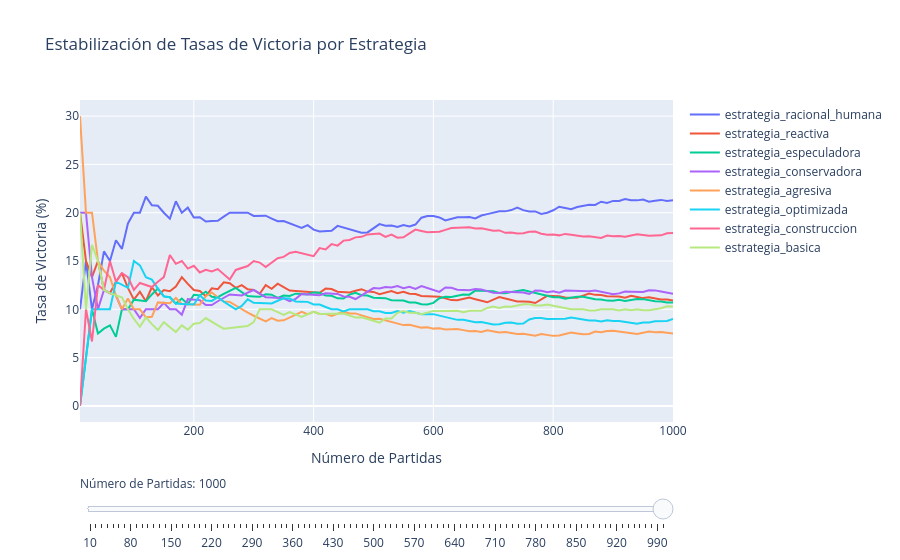

Source (notebook cell):
### Markdown cell above
La Agresiva compra la mayor cantidad de propiedades, como se esperaba.

La Pasiva compra muy pocas propiedades, lo que le resta competitividad.

La Racional Humana y la Equilibrada logran un balance: compran propiedades clave, no necesariamente la mayor cantidad.

📌 Las estrategias más exitosas no son las que más compran, sino las que compran inteligentemente, maximizando la utilidad de cada propiedad.

### Code cell
fig7.show()

### Figure 1 — Plotly figure (JSON) as saved in the notebook; plotly's stock layout.template omitted (floating-point values rounded to 4 significant figures; data arrays with more than 128 entries replaced by an {"elided": "..."} marker saying what was removed)
{"data": [{"mode": "lines", "name": "estrategia_racional_humana", "type": "scatter", "visible": true, "x": [10, 20, 30, 40, 50, 60, 70, 80, 90, 100, 110, 120, 130, 140, 150, 160, 170, 180, 190, 200, 210, 220, 230, 240, 250, 260, 270, 280, 290, 300, 310, 320, 330, 340, 350, 360, 370, 380, 390, 400, 410, 420, 430, 440, 450, 460, 470, 480, 490, 500, 510, 520, 530, 540, 550, 560, 570, 580, 590, 600, 610, 620, 630, 640, 650, 660, 670, 680, 690, 700, 710, 720, 730, 740, 750, 760, 770, 780, 790, 800, 810, 820, 830, 840, 850, 860, 870, 880, 890, 900, 910, 920, 930, 940, 950, 960, 970, 980, 990, 1000], "y": [10, 15, 10, 12.5, 16, 15, 17.14, 16.25, 18.89, 20, 20, 21.67, 20.77, 20.71, 20, 19.38, 21.18, 20, 20.53, 19.5, 19.52, 19.09, 19.13, 19.17, 19.6, 20, 20, 20, 20, 19.67, 19.68, 19.69, 19.39, 19.12, 19.14, 18.89, 18.65, 18.42, 18.72, 18.25, 18.05, 18.1, 18.14, 18.64, 18.44, 18.26, 18.09, 17.92, 17.96, 18.4, 18.82, 18.65, 18.68, 18.52, 18.73, 18.57, 18.77, 19.48, 19.66, 19.67, 19.51, 19.19, 19.37, 19.53, 19.54, 19.55, 19.4, 19.71, 19.86, 20, 20.14, 20.14, 20.27, 20.54, 20.27, 20.13, 20.13, 19.87, 20, 20.25, 20.62, 20.49, 20.36, 20.6, 20.71, 20.81, 20.8, 21.14, 21.01, 21.22, 21.21, 21.41, 21.29, 21.28, 21.37, 21.15, 21.24, 21.33, 21.21, 21.3]}, {"mode": "lines", "name": "estrategia_reactiva", "type": "scatter", "visible": true, "x": [10, 20, 30, 40, 50, 60, 70, 80, 90, 100, 110, 120, 130, 140, 150, 160, 170, 180, 190, 200, 210, 220, 230, 240, 250, 260, 270, 280, 290, 300, 310, 320, 330, 340, 350, 360, 370, 380, 390, 400, 410, 420, 430, 440, 450, 460, 470, 480, 490, 500, 510, 520, 530, 540, 550, 560, 570, 580, 590, 600, 610, 620, 630, 640, 650, 660, 670, 680, 690, 700, 710, 720, 730, 740, 750, 760, 770, 780, 790, 800, 810, 820, 830, 840, 850, 860, 870, 880, 890, 900, 910, 920, 930, 940, 950, 960, 970, 980, 990, 1000], "y": [20, 15, 13.33, 15, 12, 11.67, 12.86, 13.75, 12.22, 11, 11.82, 10.83, 12.31, 11.43, 12, 11.88, 12.35, 13.33, 12.63, 12, 11.9, 11.36, 12.17, 12.08, 12.8, 12.69, 12.22, 12.5, 12.07, 12, 11.61, 12.5, 12.12, 12.65, 12.29, 11.94, 11.89, 11.84, 11.79, 11.75, 11.71, 12.14, 12.09, 11.82, 11.78, 11.74, 11.91, 12.08, 11.84, 11.8, 11.57, 11.73, 11.89, 11.67, 11.82, 11.61, 11.58, 11.38, 11.36, 11.33, 11.31, 11.13, 10.95, 10.94, 11.08, 11.21, 11.04, 10.88, 10.72, 11, 11.27, 11.11, 10.96, 10.81, 10.8, 10.79, 10.65, 11.03, 11.39, 11.38, 11.36, 11.22, 11.2, 11.19, 11.41, 11.63, 11.49, 11.48, 11.35, 11.33, 11.32, 11.2, 11.4, 11.28, 11.16, 11.25, 11.13, 11.02, 11.01, 10.9]}, {"mode": "lines", "name": "estrategia_especuladora", "type": "scatter", "visible": true, "x": [10, 20, 30, 40, 50, 60, 70, 80, 90, 100, 110, 120, 130, 140, 150, 160, 170, 180, 190, 200, 210, 220, 230, 240, 250, 260, 270, 280, 290, 300, 310, 320, 330, 340, 350, 360, 370, 380, 390, 400, 410, 420, 430, 440, 450, 460, 470, 480, 490, 500, 510, 520, 530, 540, 550, 560, 570, 580, 590, 600, 610, 620, 630, 640, 650, 660, 670, 680, 690, 700, 710, 720, 730, 740, 750, 760, 770, 780, 790, 800, 810, 820, 830, 840, 850, 860, 870, 880, 890, 900, 910, 920, 930, 940, 950, 960, 970, 980, 990, 1000], "y": [0, 5, 10, 7.5, 8, 8.333, 7.143, 10, 10, 11, 10.91, 10.83, 11.54, 12.14, 11.33, 11.25, 10.59, 11.11, 10.53, 11.5, 11.43, 11.82, 11.3, 11.25, 11.6, 11.92, 12.22, 11.79, 11.38, 11.33, 11.29, 11.56, 11.52, 11.18, 11.43, 11.39, 11.62, 11.58, 11.54, 11.75, 11.71, 11.43, 11.4, 11.14, 11.11, 11.52, 11.7, 11.46, 11.43, 11.2, 11.18, 11.15, 10.94, 10.93, 10.91, 10.71, 10.7, 10.52, 10.51, 10.67, 11.15, 11.29, 11.27, 11.41, 11.54, 11.52, 11.94, 11.91, 11.88, 11.86, 11.69, 11.67, 11.78, 11.89, 12, 11.84, 11.69, 11.54, 11.39, 11.25, 11.23, 11.1, 11.2, 11.31, 11.29, 11.16, 11.03, 11.02, 10.9, 10.89, 10.99, 10.87, 10.97, 11.06, 11.05, 10.94, 10.82, 10.82, 10.71, 10.7]}, {"mode": "lines", "name": "estrategia_conservadora", "type": "scatter", "visible": true, "x": [10, 20, 30, 40, 50, 60, 70, 80, 90, 100, 110, 120, 130, 140, 150, 160, 170, 180, 190, 200, 210, 220, 230, 240, 250, 260, 270, 280, 290, 300, 310, 320, 330, 340, 350, 360, 370, 380, 390, 400, 410, 420, 430, 440, 450, 460, 470, 480, 490, 500, 510, 520, 530, 540, 550, 560, 570, 580, 590, 600, 610, 620, 630, 640, 650, 660, 670, 680, 690, 700, 710, 720, 730, 740, 750, 760, 770, 780, 790, 800, 810, 820, 830, 840, 850, 860, 870, 880, 890, 900, 910, 920, 930, 940, 950, 960, 970, 980, 990, 1000], "y": [20, 20, 13.33, 10, 12, 11.67, 11.43, 10, 10, 10, 9.091, 10, 10, 10, 10.67, 10, 10, 9.444, 11.05, 11, 10.95, 10.45, 10.43, 10.83, 11.2, 11.54, 11.48, 11.43, 11.72, 12, 11.61, 11.25, 11.21, 11.18, 11.14, 10.83, 11.08, 11.58, 11.54, 11.5, 11.46, 11.67, 11.63, 11.59, 11.33, 11.3, 11.06, 11.46, 11.84, 12.2, 12.16, 12.31, 12.26, 12.41, 12.18, 12.32, 12.11, 12.41, 12.2, 12, 11.8, 12.26, 12.22, 12.03, 12, 11.97, 12.09, 12.06, 11.88, 11.71, 11.69, 11.81, 11.78, 11.76, 11.73, 11.58, 11.95, 11.92, 11.77, 11.88, 11.73, 11.95, 11.93, 11.9, 11.88, 11.86, 11.95, 11.82, 11.69, 11.56, 11.65, 11.85, 11.83, 11.81, 11.79, 11.98, 11.96, 11.84, 11.72, 11.6]}, {"mode": "lines", "name": "estrategia_agresiva", "type": "scatter", "visible": true, "x": [10, 20, 30, 40, 50, 60, 70, 80, 90, 100, 110, 120, 130, 140, 150, 160, 170, 180, 190, 200, 210, 220, 230, 240, 250, 260, 270, 280, 290, 300, 310, 320, 330, 340, 350, 360, 370, 380, 390, 400, 410, 420, 430, 440, 450, 460, 470, 480, 490, 500, 510, 520, 530, 540, 550, 560, 570, 580, 590, 600, 610, 620, 630, 640, 650, 660, 670, 680, 690, 700, 710, 720, 730, 740, 750, 760, 770, 780, 790, 800, 810, 820, 830, 840, 850, 860, 870, 880, 890, 900, 910, 920, 930, 940, 950, 960, 970, 980, 990, 1000], "y": [30, 20, 20, 15, 14.0, 13.33, 11.43, 10, 11.11, 10, 10, 9.167, 9.231, 10.71, 10.67, 10.62, 11.18, 10.56, 10.53, 10.5, 10.48, 11.36, 11.74, 11.25, 10.8, 10.77, 10.37, 10, 9.655, 9.333, 9.032, 8.75, 9.091, 8.824, 8.857, 9.167, 9.459, 9.737, 9.487, 9.75, 9.512, 9.524, 9.302, 9.545, 9.778, 9.565, 9.574, 9.375, 9.184, 9, 9.02, 8.846, 8.679, 8.519, 8.364, 8.393, 8.246, 8.103, 8.136, 8, 8.033, 7.903, 7.937, 7.969, 7.846, 7.727, 7.761, 7.647, 7.826, 7.714, 7.606, 7.639, 7.534, 7.432, 7.467, 7.368, 7.273, 7.436, 7.342, 7.25, 7.284, 7.439, 7.59, 7.5, 7.412, 7.442, 7.701, 7.614, 7.753, 7.778, 7.692, 7.609, 7.527, 7.447, 7.579, 7.708, 7.629, 7.653, 7.576, 7.5]}, {"mode": "lines", "name": "estrategia_optimizada", "type": "scatter", "visible": true, "x": [10, 20, 30, 40, 50, 60, 70, 80, 90, 100, 110, 120, 130, 140, 150, 160, 170, 180, 190, 200, 210, 220, 230, 240, 250, 260, 270, 280, 290, 300, 310, 320, 330, 340, 350, 360, 370, 380, 390, 400, 410, 420, 430, 440, 450, 460, 470, 480, 490, 500, 510, 520, 530, 540, 550, 560, 570, 580, 590, 600, 610, 620, 630, 640, 650, 660, 670, 680, 690, 700, 710, 720, 730, 740, 750, 760, 770, 780, 790, 800, 810, 820, 830, 840, 850, 860, 870, 880, 890, 900, 910, 920, 930, 940, 950, 960, 970, 980, 990, 1000], "y": [0, 5, 10, 10, 10, 10, 12.86, 12.5, 12.22, 15, 14.55, 13.33, 13.08, 12.14, 11.33, 11.25, 10.59, 10.56, 10.53, 10.5, 11.43, 10.91, 10.87, 11.25, 10.8, 10.38, 10, 10.36, 11.03, 10.67, 10.65, 10.62, 10.61, 10.88, 11.14, 11.11, 10.81, 10.79, 10.77, 10.5, 10.49, 10.24, 10, 10, 9.778, 10, 10, 10, 10, 9.8, 9.804, 9.615, 9.623, 9.815, 9.636, 9.821, 9.649, 9.483, 9.492, 9.5, 9.344, 9.194, 9.048, 8.906, 8.923, 8.788, 8.657, 8.676, 8.551, 8.429, 8.451, 8.611, 8.63, 8.514, 8.533, 8.947, 9.091, 9.103, 8.987, 9, 9.012, 9.024, 9.157, 9.048, 8.941, 8.837, 8.851, 8.75, 8.876, 8.778, 8.791, 8.696, 8.602, 8.511, 8.632, 8.646, 8.763, 8.776, 8.788, 9]}, {"mode": "lines", "name": "estrategia_construccion", "type": "scatter", "visible": true, "x": [10, 20, 30, 40, 50, 60, 70, 80, 90, 100, 110, 120, 130, 140, 150, 160, 170, 180, 190, 200, 210, 220, 230, 240, 250, 260, 270, 280, 290, 300, 310, 320, 330, 340, 350, 360, 370, 380, 390, 400, 410, 420, 430, 440, 450, 460, 470, 480, 490, 500, 510, 520, 530, 540, 550, 560, 570, 580, 590, 600, 610, 620, 630, 640, 650, 660, 670, 680, 690, 700, 710, 720, 730, 740, 750, 760, 770, 780, 790, 800, 810, 820, 830, 840, 850, 860, 870, 880, 890, 900, 910, 920, 930, 940, 950, 960, 970, 980, 990, 1000], "y": [0, 10, 6.667, 12.5, 12, 15, 12.86, 13.75, 13.33, 12, 12.73, 12.5, 12.31, 12.86, 13.33, 15.62, 14.71, 15, 14.21, 14.5, 13.81, 14.09, 13.91, 14.17, 13.6, 13.08, 14.07, 14.29, 14.48, 15, 14.84, 14.37, 14.85, 15.29, 15.43, 15.83, 15.95, 15.79, 15.64, 15.5, 16.34, 16.19, 16.74, 16.59, 17.11, 17.17, 17.45, 17.5, 17.76, 17.8, 17.84, 17.5, 17.74, 17.41, 17.45, 17.86, 18.25, 18.1, 17.97, 18, 18.03, 18.23, 18.41, 18.44, 18.46, 18.48, 18.36, 18.38, 18.26, 18.14, 18.17, 17.92, 17.95, 17.84, 17.87, 18.03, 18.05, 17.82, 17.72, 17.75, 17.65, 17.8, 17.71, 17.62, 17.53, 17.56, 17.47, 17.39, 17.64, 17.56, 17.58, 17.5, 17.63, 17.77, 17.68, 17.6, 17.63, 17.65, 17.88, 17.9]}, {"mode": "lines", "name": "estrategia_basica", "type": "scatter", "visible": true, "x": [10, 20, 30, 40, 50, 60, 70, 80, 90, 100, 110, 120, 130, 140, 150, 160, 170, 180, 190, 200, 210, 220, 230, 240, 250, 260, 270, 280, 290, 300, 310, 320, 330, 340, 350, 360, 370, 380, 390, 400, 410, 420, 430, 440, 450, 460, 470, 480, 490, 500, 510, 520, 530, 540, 550, 560, 570, 580, 590, 600, 610, 620, 630, 640, 650, 660, 670, 680, 690, 700, 710, 720, 730, 740, 750, 760, 770, 780, 790, 800, 810, 820, 830, 840, 850, 860, 870, 880, 890, 900, 910, 920, 930, 940, 950, 960, 970, 980, 990, 1000], "y": [20, 10, 16.67, 15, 12, 11.67, 11.43, 11.25, 10, 9, 8.182, 9.167, 8.462, 7.857, 8.667, 8.125, 7.647, 8.333, 7.895, 8.5, 8.571, 9.091, 8.696, 8.333, 8, 8.077, 8.148, 8.214, 8.276, 8.667, 10, 10, 10, 9.706, 9.429, 9.722, 9.459, 9.211, 9.487, 9.75, 9.512, 9.524, 9.535, 9.545, 9.556, 9.348, 9.149, 9.167, 8.98, 8.8, 8.627, 9.038, 9.057, 9.63, 9.818, 9.643, 9.649, 9.483, 9.661, 9.833, 9.836, 9.839, 9.841, 9.844, 9.692, 9.848, 9.851, 9.853, 10.14, 10.29, 10.14, 10.28, 10.27, 10.41, 10.53, 10.53, 10.39, 10.38, 10.51, 10.38, 10.25, 10.12, 10, 10, 10, 9.884, 9.885, 10, 10, 10, 9.89, 10, 9.892, 10, 9.895, 9.896, 10, 10.1, 10.3, 10.3]}], "layout": {"showlegend": true, "sliders": [{"active": 99, "currentvalue": {"prefix": "Número de Partidas: "}, "pad": {"t": 50}, "steps": [{"args": [{"x": {"elided": "8x100 int values"}, "y": {"elided": "8x100 float values"}}], "label": "10", "method": "update"}, {"args": [{"x": {"elided": "8x100 int values"}, "y": {"elided": "8x100 float values"}}], "label": "20", "method": "update"}, {"args": [{"x": {"elided": "8x100 int values"}, "y": {"elided": "8x100 float values"}}], "label": "30", "method": "update"}, {"args": [{"x": {"elided": "8x100 int values"}, "y": {"elided": "8x100 float values"}}], "label": "40", "method": "update"}, {"args": [{"x": {"elided": "8x100 int values"}, "y": {"elided": "8x100 float values"}}], "label": "50", "method": "update"}, {"args": [{"x": {"elided": "8x100 int values"}, "y": {"elided": "8x100 float values"}}], "label": "60", "method": "update"}, {"args": [{"x": {"elided": "8x100 int values"}, "y": {"elided": "8x100 float values"}}], "label": "70", "method": "update"}, {"args": [{"x": {"elided": "8x100 int values"}, "y": {"elided": "8x100 float values"}}], "label": "80", "method": "update"}, {"args": [{"x": {"elided": "8x100 int values"}, "y": {"elided": "8x100 float values"}}], "label": "90", "method": "update"}, {"args": [{"x": {"elided": "8x100 int values"}, "y": {"elided": "8x100 float values"}}], "label": "100", "method": "update"}, {"args": [{"x": {"elided": "8x100 int values"}, "y": {"elided": "8x100 float values"}}], "label": "110", "method": "update"}, {"args": [{"x": {"elided": "8x100 int values"}, "y": {"elided": "8x100 float values"}}], "label": "120", "method": "update"}, {"args": [{"x": {"elided": "8x100 int values"}, "y": {"elided": "8x100 float values"}}], "label": "130", "method": "update"}, {"args": [{"x": {"elided": "8x100 int values"}, "y": {"elided": "8x100 float values"}}], "label": "140", "method": "update"}, {"args": [{"x": {"elided": "8x100 int values"}, "y": {"elided": "8x100 float values"}}], "label": "150", "method": "update"}, {"args": [{"x": {"elided": "8x100 int values"}, "y": {"elided": "8x100 float values"}}], "label": "160", "method": "update"}, {"args": [{"x": {"elided": "8x100 int values"}, "y": {"elided": "8x100 float values"}}], "label": "170", "method": "update"}, {"args": [{"x": {"elided": "8x100 int values"}, "y": {"elided": "8x100 float values"}}], "label": "180", "method": "update"}, {"args": [{"x": {"elided": "8x100 int values"}, "y": {"elided": "8x100 float values"}}], "label": "190", "method": "update"}, {"args": [{"x": {"elided": "8x100 int values"}, "y": {"elided": "8x100 float values"}}], "label": "200", "method": "update"}, {"args": [{"x": {"elided": "8x100 int values"}, "y": {"elided": "8x100 float values"}}], "label": "210", "method": "update"}, {"args": [{"x": {"elided": "8x100 int values"}, "y": {"elided": "8x100 float values"}}], "label": "220", "method": "update"}, {"args": [{"x": {"elided": "8x100 int values"}, "y": {"elided": "8x100 float values"}}], "label": "230", "method": "update"}, {"args": [{"x": {"elided": "8x100 int values"}, "y": {"elided": "8x100 float values"}}], "label": "240", "method": "update"}, {"args": [{"x": {"elided": "8x100 int values"}, "y": {"elided": "8x100 float values"}}], "label": "250", "method": "update"}, {"args": [{"x": {"elided": "8x100 int values"}, "y": {"elided": "8x100 float values"}}], "label": "260", "method": "update"}, {"args": [{"x": {"elided": "8x100 int values"}, "y": {"elided": "8x100 float values"}}], "label": "270", "method": "update"}, {"args": [{"x": {"elided": "8x100 int values"}, "y": {"elided": "8x100 float values"}}], "label": "280", "method": "update"}, {"args": [{"x": {"elided": "8x100 int values"}, "y": {"elided": "8x100 float values"}}], "label": "290", "method": "update"}, {"args": [{"x": {"elided": "8x100 int values"}, "y": {"elided": "8x100 float values"}}], "label": "300", "method": "update"}, {"args": [{"x": {"elided": "8x100 int values"}, "y": {"elided": "8x100 float values"}}], "label": "310", "method": "update"}, {"args": [{"x": {"elided": "8x100 int values"}, "y": {"elided": "8x100 float values"}}], "label": "320", "method": "update"}, {"args": [{"x": {"elided": "8x100 int values"}, "y": {"elided": "8x100 float values"}}], "label": "330", "method": "update"}, {"args": [{"x": {"elided": "8x100 int values"}, "y": {"elided": "8x100 float values"}}], "label": "340", "method": "update"}, {"args": [{"x": {"elided": "8x100 int values"}, "y": {"elided": "8x100 float values"}}], "label": "350", "method": "update"}, {"args": [{"x": {"elided": "8x100 int values"}, "y": {"elided": "8x100 float values"}}], "label": "360", "method": "update"}, {"args": [{"x": {"elided": "8x100 int values"}, "y": {"elided": "8x100 float values"}}], "label": "370", "method": "update"}, {"args": [{"x": {"elided": "8x100 int values"}, "y": {"elided": "8x100 float values"}}], "label": "380", "method": "update"}, {"args": [{"x": {"elided": "8x100 int values"}, "y": {"elided": "8x100 float values"}}], "label": "390", "method": "update"}, {"args": [{"x": {"elided": "8x100 int values"}, "y": {"elided": "8x100 float values"}}], "label": "400", "method": "update"}, {"args": [{"x": {"elided": "8x100 int values"}, "y": {"elided": "8x100 float values"}}], "label": "410", "method": "update"}, {"args": [{"x": {"elided": "8x100 int values"}, "y": {"elided": "8x100 float values"}}], "label": "420", "method": "update"}, {"args": [{"x": {"elided": "8x100 int values"}, "y": {"elided": "8x100 float values"}}], "label": "430", "method": "update"}, {"args": [{"x": {"elided": "8x100 int values"}, "y": {"elided": "8x100 float values"}}], "label": "440", "method": "update"}, {"args": [{"x": {"elided": "8x100 int values"}, "y": {"elided": "8x100 float values"}}], "label": "450", "method": "update"}, {"args": [{"x": {"elided": "8x100 int values"}, "y": {"elided": "8x100 float values"}}], "label": "460", "method": "update"}, {"args": [{"x": {"elided": "8x100 int values"}, "y": {"elided": "8x100 float values"}}], "label": "470", "method": "update"}, {"args": [{"x": {"elided": "8x100 int values"}, "y": {"elided": "8x100 float values"}}], "label": "480", "method": "update"}, {"args": [{"x": {"elided": "8x100 int values"}, "y": {"elided": "8x100 float values"}}], "label": "490", "method": "update"}, {"args": [{"x": {"elided": "8x100 int values"}, "y": {"elided": "8x100 float values"}}], "label": "500", "method": "update"}, {"args": [{"x": {"elided": "8x100 int values"}, "y": {"elided": "8x100 float values"}}], "label": "510", "method": "update"}, {"args": [{"x": {"elided": "8x100 int values"}, "y": {"elided": "8x100 float values"}}], "label": "520", "method": "update"}, {"args": [{"x": {"elided": "8x100 int values"}, "y": {"elided": "8x100 float values"}}], "label": "530", "method": "update"}, {"args": [{"x": {"elided": "8x100 int values"}, "y": {"elided": "8x100 float values"}}], "label": "540", "method": "update"}, {"args": [{"x": {"elided": "8x100 int values"}, "y": {"elided": "8x100 float values"}}], "label": "550", "method": "update"}, {"args": [{"x": {"elided": "8x100 int values"}, "y": {"elided": "8x100 float values"}}], "label": "560", "method": "update"}, {"args": [{"x": {"elided": "8x100 int values"}, "y": {"elided": "8x100 float values"}}], "label": "570", "method": "update"}, {"args": [{"x": {"elided": "8x100 int values"}, "y": {"elided": "8x100 float values"}}], "label": "580", "method": "update"}, {"args": [{"x": {"elided": "8x100 int values"}, "y": {"elided": "8x100 float values"}}], "label": "590", "method": "update"}, {"args": [{"x": {"elided": "8x100 int values"}, "y": {"elided": "8x100 float values"}}], "label": "600", "method": "update"}, {"args": [{"x": {"elided": "8x100 int values"}, "y": {"elided": "8x100 float values"}}], "label": "610", "method": "update"}, {"args": [{"x": {"elided": "8x100 int values"}, "y": {"elided": "8x100 float values"}}], "label": "620", "method": "update"}, {"args": [{"x": {"elided": "8x100 int values"}, "y": {"elided": "8x100 float values"}}], "label": "630", "method": "update"}, {"args": [{"x": {"elided": "8x100 int values"}, "y": {"elided": "8x100 float values"}}], "label": "640", "method": "update"}, {"args": [{"x": {"elided": "8x100 int values"}, "y": {"elided": "8x100 float values"}}], "label": "650", "method": "update"}, {"args": [{"x": {"elided": "8x100 int values"}, "y": {"elided": "8x100 float values"}}], "label": "660", "method": "update"}, {"args": [{"x": {"elided": "8x100 int values"}, "y": {"elided": "8x100 float values"}}], "label": "670", "method": "update"}, {"args": [{"x": {"elided": "8x100 int values"}, "y": {"elided": "8x100 float values"}}], "label": "680", "method": "update"}, {"args": [{"x": {"elided": "8x100 int values"}, "y": {"elided": "8x100 float values"}}], "label": "690", "method": "update"}, {"args": [{"x": {"elided": "8x100 int values"}, "y": {"elided": "8x100 float values"}}], "label": "700", "method": "update"}, {"args": [{"x": {"elided": "8x100 int values"}, "y": {"elided": "8x100 float values"}}], "label": "710", "method": "update"}, {"args": [{"x": {"elided": "8x100 int values"}, "y": {"elided": "8x100 float values"}}], "label": "720", "method": "update"}, {"args": [{"x": {"elided": "8x100 int values"}, "y": {"elided": "8x100 float values"}}], "label": "730", "method": "update"}, {"args": [{"x": {"elided": "8x100 int values"}, "y": {"elided": "8x100 float values"}}], "label": "740", "method": "update"}, {"args": [{"x": {"elided": "8x100 int values"}, "y": {"elided": "8x100 float values"}}], "label": "750", "method": "update"}, {"args": [{"x": {"elided": "8x100 int values"}, "y": {"elided": "8x100 float values"}}], "label": "760", "method": "update"}, {"args": [{"x": {"elided": "8x100 int values"}, "y": {"elided": "8x100 float values"}}], "label": "770", "method": "update"}, {"args": [{"x": {"elided": "8x100 int values"}, "y": {"elided": "8x100 float values"}}], "label": "780", "method": "update"}, {"args": [{"x": {"elided": "8x100 int values"}, "y": {"elided": "8x100 float values"}}], "label": "790", "method": "update"}, {"args": [{"x": {"elided": "8x100 int values"}, "y": {"elided": "8x100 float values"}}], "label": "800", "method": "update"}, {"args": [{"x": {"elided": "8x100 int values"}, "y": {"elided": "8x100 float values"}}], "label": "810", "method": "update"}, {"args": [{"x": {"elided": "8x100 int values"}, "y": {"elided": "8x100 float values"}}], "label": "820", "method": "update"}, {"args": [{"x": {"elided": "8x100 int values"}, "y": {"elided": "8x100 float values"}}], "label": "830", "method": "update"}, {"args": [{"x": {"elided": "8x100 int values"}, "y": {"elided": "8x100 float values"}}], "label": "840", "method": "update"}, {"args": [{"x": {"elided": "8x100 int values"}, "y": {"elided": "8x100 float values"}}], "label": "850", "method": "update"}, {"args": [{"x": {"elided": "8x100 int values"}, "y": {"elided": "8x100 float values"}}], "label": "860", "method": "update"}, {"args": [{"x": {"elided": "8x100 int values"}, "y": {"elided": "8x100 float values"}}], "label": "870", "method": "update"}, {"args": [{"x": {"elided": "8x100 int values"}, "y": {"elided": "8x100 float values"}}], "label": "880", "method": "update"}, {"args": [{"x": {"elided": "8x100 int values"}, "y": {"elided": "8x100 float values"}}], "label": "890", "method": "update"}, {"args": [{"x": {"elided": "8x100 int values"}, "y": {"elided": "8x100 float values"}}], "label": "900", "method": "update"}, {"args": [{"x": {"elided": "8x100 int values"}, "y": {"elided": "8x100 float values"}}], "label": "910", "method": "update"}, {"args": [{"x": {"elided": "8x100 int values"}, "y": {"elided": "8x100 float values"}}], "label": "920", "method": "update"}, {"args": [{"x": {"elided": "8x100 int values"}, "y": {"elided": "8x100 float values"}}], "label": "930", "method": "update"}, {"args": [{"x": {"elided": "8x100 int values"}, "y": {"elided": "8x100 float values"}}], "label": "940", "method": "update"}, {"args": [{"x": {"elided": "8x100 int values"}, "y": {"elided": "8x100 float values"}}], "label": "950", "method": "update"}, {"args": [{"x": {"elided": "8x100 int values"}, "y": {"elided": "8x100 float values"}}], "label": "960", "method": "update"}, {"args": [{"x": {"elided": "8x100 int values"}, "y": {"elided": "8x100 float values"}}], "label": "970", "method": "update"}, {"args": [{"x": {"elided": "8x100 int values"}, "y": {"elided": "8x100 float values"}}], "label": "980", "method": "update"}, {"args": [{"x": {"elided": "8x100 int values"}, "y": {"elided": "8x100 float values"}}], "label": "990", "method": "update"}, {"args": [{"x": {"elided": "8x100 int values"}, "y": {"elided": "8x100 float values"}}], "label": "1000", "method": "update"}]}], "title": {"text": "Estabilización de Tasas de Victoria por Estrategia"}, "xaxis": {"title": {"text": "Número de Partidas"}}, "yaxis": {"title": {"text": "Tasa de Victoria (%)"}}}}
